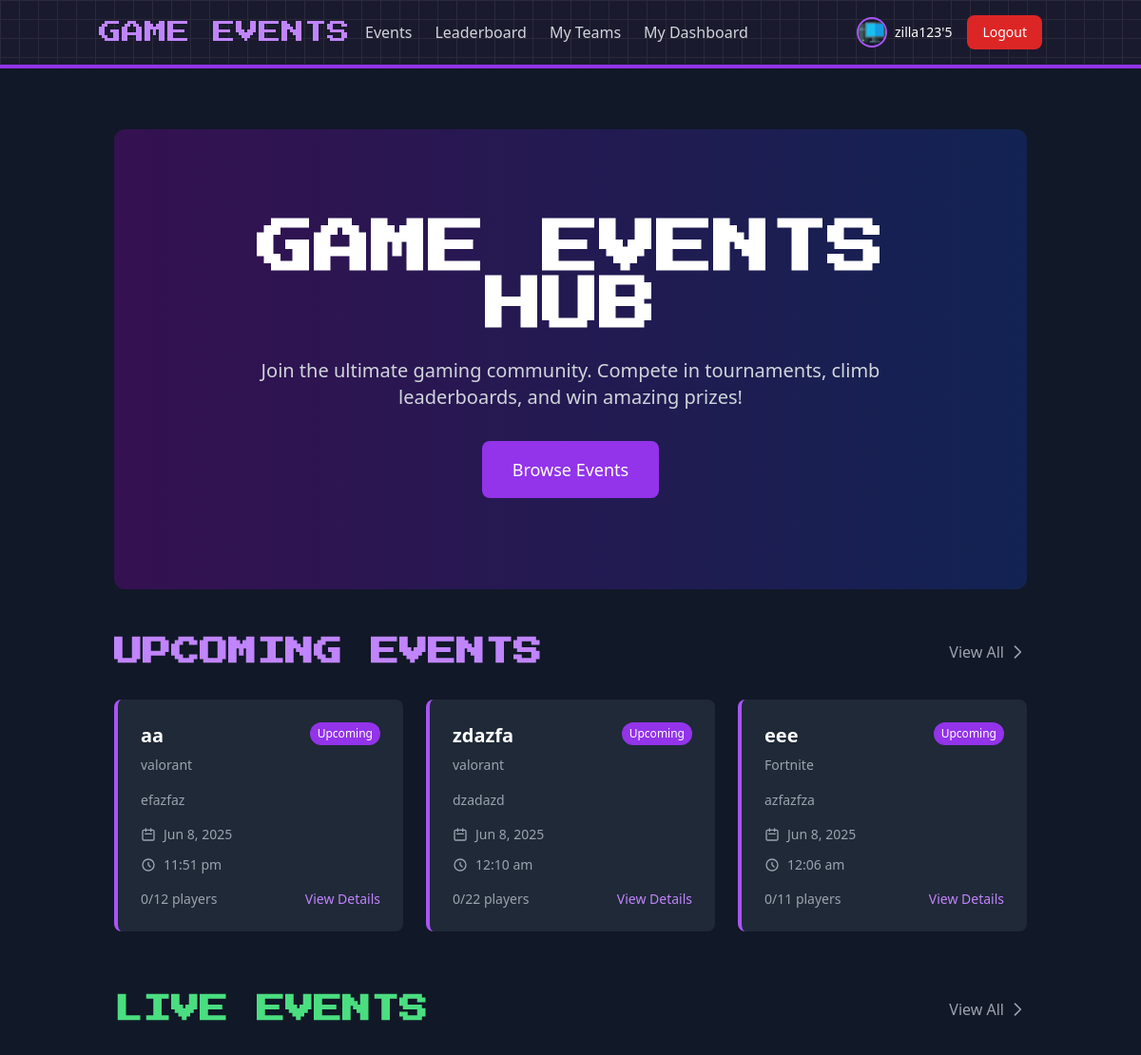
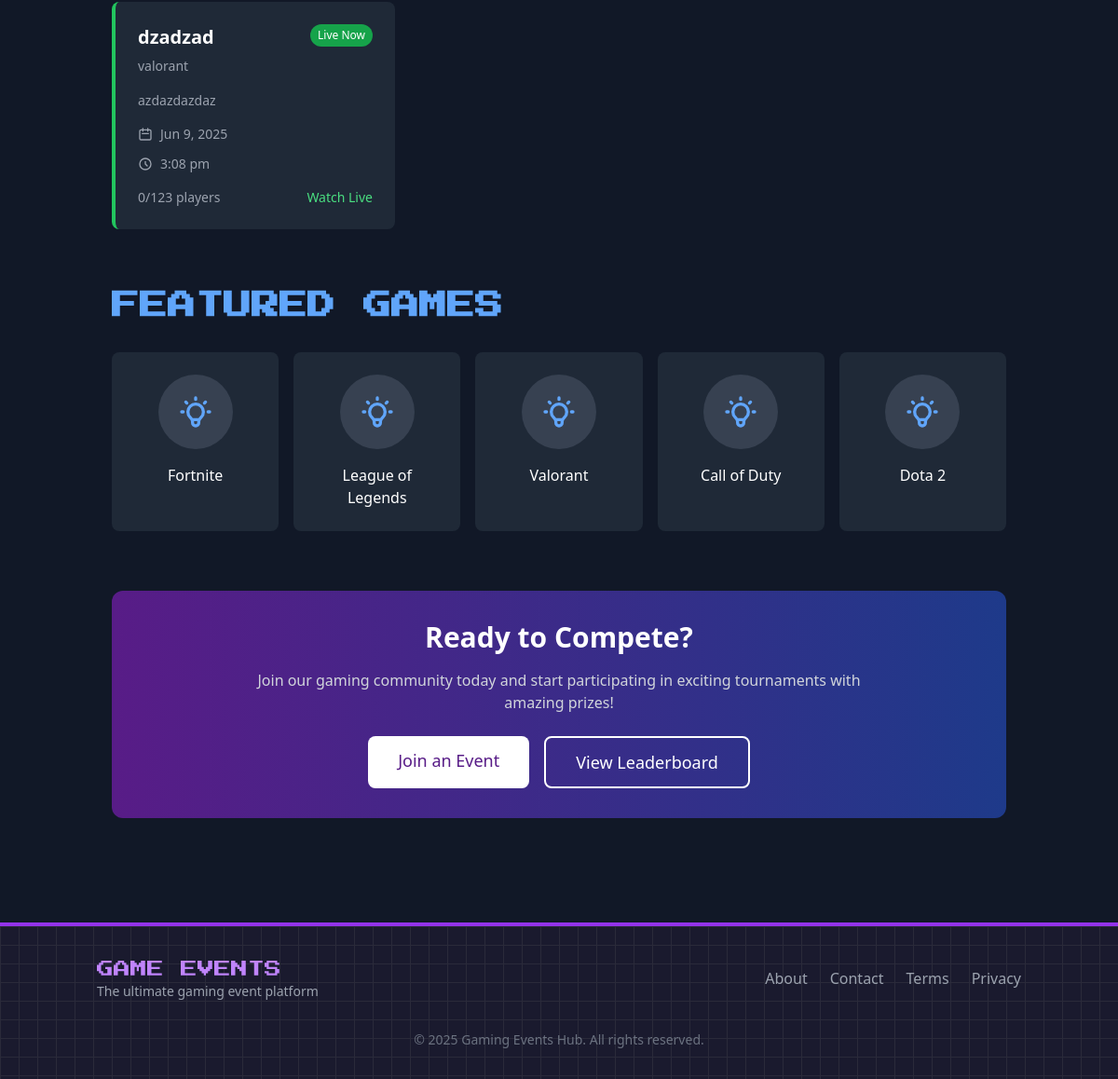
/ (signed in), run on the app's committed database (2 pictures, top to bottom).
### tables this page shows
CREATE TABLE `users` (
  `id` int(11) NOT NULL,
  `username` varchar(50) NOT NULL,
  `email` varchar(100) NOT NULL,
  `password` varchar(255) NOT NULL,
  `role` enum('admin','player','visitor') DEFAULT 'visitor',
  `avatar` varchar(255) DEFAULT 'default.png',
  `created_at` timestamp NOT NULL DEFAULT current_timestamp(),
  `updated_at` timestamp NOT NULL DEFAULT current_timestamp() ON UPDATE current_timestamp()
);

CREATE TABLE `events` (
  `id` int(11) NOT NULL,
  `title` varchar(100) NOT NULL,
  `description` text DEFAULT NULL,
  `game_id` int(11) DEFAULT NULL,
  `start_date` datetime NOT NULL,
  `end_date` datetime NOT NULL,
  `max_participants` int(11) DEFAULT NULL,
  `current_participants` int(11) DEFAULT 0,
  `prize_pool` decimal(10,2) DEFAULT NULL,
  `rules` text DEFAULT NULL,
  `status` enum('upcoming','ongoing','completed','cancelled') DEFAULT 'upcoming',
  `created_by` int(11) DEFAULT NULL,
  `creator` varchar(255) NOT NULL,
  `created_at` timestamp NOT NULL DEFAULT current_timestamp(),
  `updated_at` timestamp NOT NULL DEFAULT current_timestamp() ON UPDATE current_timestamp(),
  `video_url` varchar(255) DEFAULT NULL,
  `video_type` enum('youtube','twitch','custom') DEFAULT NULL,
  `video_thumbnail` varchar(255) DEFAULT NULL
);

CREATE TABLE `games` (
  `id` int(11) NOT NULL,
  `name` varchar(100) NOT NULL,
  `type` varchar(50) DEFAULT NULL,
  `platform` varchar(50) DEFAULT NULL,
  `image` varchar(255) DEFAULT 'default_game.png',
  `created_at` timestamp NOT NULL DEFAULT current_timestamp()
);

### models/User.php (called while the page is built, shortened)
<?php
require_once __DIR__ . '/../config/database.php';
class User
{
    private $db;
    public function __construct()
    {
        global $pdo;
        $this->db = $pdo;
    }
    public function getUserById($id)
    {
        $query = 'SELECT * FROM users WHERE id = :id';
        $stmt = $this->db->prepare($query);
        $stmt->bindParam(':id', $id);
        $stmt->execute();
        return $stmt->fetch(PDO::FETCH_ASSOC);
    }
}

### models/Event.php (called while the page is built, shortened)
<?php
require_once __DIR__ . '/../config/database.php';
class Event
{
    private $db;
    public function __construct()
    {
        global $pdo;
        $this->db = $pdo;
    }
    public function getAllEvents($status = null)
    {
        if ($status !== null) {
            $stmt = $this->db->prepare("
                SELECT e.*, g.name AS game_name
                FROM events e
                INNER JOIN games g ON e.game_id = g.id
                WHERE e.status = ?
                ORDER BY e.start_date DESC
            ");
            $stmt->execute([$status]);
            return $stmt->fetchAll();
        }
    }
}

### index.php (the view, shortened to what this page needs)
<?php
require_once __DIR__ . '/includes/header.php';
$event = new Event();
$upcomingEvents = $event->getAllEvents('upcoming');
$ongoingEvents = $event->getAllEvents('ongoing');
$featuredGames = ['Fortnite', 'League of Legends', 'Valorant', 'Call of Duty', 'Dota 2'];
?>
<div class="max-w-7xl mx-auto px-4 py-8">
    <div class="relative bg-gradient-to-r from-purple-900 to-blue-900 rounded-xl overflow-hidden mb-12">
        <div class="absolute inset-0 bg-black opacity-40"></div>
        <div class="relative px-8 py-16 md:py-24 text-center">
            <h1 class="text-4xl md:text-6xl font-bold font-gaming text-white mb-6">GAME EVENTS HUB</h1>
            <p class="text-xl text-gray-300 max-w-3xl mx-auto mb-8">Join the ultimate gaming community. Compete in tournaments, climb leaderboards, and win amazing prizes!</p>
            <div class="flex flex-col sm:flex-row justify-center gap-4">
                <a href="./views/events.php" class="bg-purple-600 hover:bg-purple-700 text-white px-8 py-4 rounded-lg text-lg font-medium transition transform hover:scale-105">
                    Browse Events
                </a>
            </div>
        </div>
    </div>
    <div class="mb-16">
        <div class="flex justify-between items-center mb-8">
            <h2 class="text-3xl font-bold font-gaming text-purple-400">UPCOMING EVENTS</h2>
            <a href="events.php" class="text-gray-400 hover:text-white transition flex items-center">
                <span>View All</span>
                <svg class="w-5 h-5 ml-1" fill="none" stroke="currentColor" viewBox="0 0 24 24" xmlns="http://www.w3.org/2000/svg">
                    <path stroke-linecap="round" stroke-linejoin="round" stroke-width="2" d="M9 5l7 7-7 7"></path>
                </svg>
            </a>
        </div>
        <?php if (empty($upcomingEvents)): ?>
            <div class="bg-gray-800 rounded-lg p-8 text-center">
                <svg class="w-12 h-12 mx-auto text-gray-500" fill="none" stroke="currentColor" viewBox="0 0 24 24" xmlns="http://www.w3.org/2000/svg">
                    <path stroke-linecap="round" stroke-linejoin="round" stroke-width="2" d="M9.172 16.172a4 4 0 015.656 0M9 10h.01M15 10h.01M21 12a9 9 0 11-18 0 9 9 0 0118 0z"></path>
                </svg>
                <p class="mt-4 text-gray-400">No upcoming events scheduled. Check back later!</p>
            </div>
        <?php else: ?>
            <div class="grid grid-cols-1 md:grid-cols-2 lg:grid-cols-3 gap-6">
                <?php foreach (array_slice($upcomingEvents, 0, 3) as $event): ?>
                    <div class="bg-gray-800 rounded-lg overflow-hidden border-l-4 border-purple-500 hover:border-purple-400 transition transform hover:-translate-y-1">
                        <div class="p-6">
                            <div class="flex justify-between items-start mb-4">
                                <div>
                                    <h3 class="font-bold text-xl mb-1"><?php echo htmlspecialchars($event['title']); ?></h3>
                                    <span class="text-sm text-gray-400"><?php echo htmlspecialchars($event['game_name']); ?></span>
                                </div>
                                <span class="bg-purple-600 text-white px-2 py-1 rounded-full text-xs">Upcoming</span>
                            </div>
                            <p class="text-gray-400 text-sm mb-4 line-clamp-2"><?php echo htmlspecialchars($event['description']); ?></p>
                            <div class="flex items-center text-gray-400 text-sm mb-3">
                                <svg class="w-4 h-4 mr-2" fill="none" stroke="currentColor" viewBox="0 0 24 24" xmlns="http://www.w3.org/2000/svg">
                                    <path stroke-linecap="round" stroke-linejoin="round" stroke-width="2" d="M8 7V3m8 4V3m-9 8h10M5 21h14a2 2 0 002-2V7a2 2 0 00-2-2H5a2 2 0 00-2 2v12a2 2 0 002 2z"></path>
                                </svg>
                                <?php echo date('M j, Y', strtotime($event['start_date'])); ?>
                            </div>
                            <div class="flex items-center text-gray-400 text-sm mb-4">
                                <svg class="w-4 h-4 mr-2" fill="none" stroke="currentColor" viewBox="0 0 24 24" xmlns="http://www.w3.org/2000/svg">
                                    <path stroke-linecap="round" stroke-linejoin="round" stroke-width="2" d="M12 8v4l3 3m6-3a9 9 0 11-18 0 9 9 0 0118 0z"></path>
                                </svg>
                                <?php echo date('g:i a', strtotime($event['start_date'])); ?>
                            </div>
                            <div class="flex justify-between items-center">
                                <span class="text-sm text-gray-400"><?php echo $event['current_participants'] . '/' . $event['max_participants']; ?> players</span>
                                <a href="./views/events.php?id=<?php echo $event['id']; ?>" class="text-purple-400 hover:text-purple-300 text-sm font-medium transition">View Details</a>
                            </div>
                        </div>
                    </div>
                <?php endforeach; ?>
            </div>
        <?php endif; ?>
    </div>
    <?php if (!empty($ongoingEvents)): ?>
        <div class="mb-16">
            <div class="flex justify-between items-center mb-8">
                <h2 class="text-3xl font-bold font-gaming text-green-400">LIVE EVENTS</h2>
                <a href="events.php?status=ongoing" class="text-gray-400 hover:text-white transition flex items-center">
                    <span>View All</span>
                    <svg class="w-5 h-5 ml-1" fill="none" stroke="currentColor" viewBox="0 0 24 24" xmlns="http://www.w3.org/2000/svg">
                        <path stroke-linecap="round" stroke-linejoin="round" stroke-width="2" d="M9 5l7 7-7 7"></path>
                    </svg>
                </a>
            </div>
            <div class="grid grid-cols-1 md:grid-cols-2 lg:grid-cols-3 gap-6">
                <?php foreach (array_slice($ongoingEvents, 0, 3) as $event): ?>
                    <div class="bg-gray-800 rounded-lg overflow-hidden border-l-4 border-green-500 hover:border-green-400 transition transform hover:-translate-y-1">
                        <div class="p-6">
                            <div class="flex justify-between items-start mb-4">
                                <div>
                                    <h3 class="font-bold text-xl mb-1"><?php echo htmlspecialchars($event['title']); ?></h3>
                                    <span class="text-sm text-gray-400"><?php echo htmlspecialchars($event['game_name']); ?></span>
                                </div>
                                <span class="bg-green-600 text-white px-2 py-1 rounded-full text-xs">Live Now</span>
                            </div>
                            <p class="text-gray-400 text-sm mb-4 line-clamp-2"><?php echo htmlspecialchars($event['description']); ?></p>
                            <div class="flex items-center text-gray-400 text-sm mb-3">
                                <svg class="w-4 h-4 mr-2" fill="none" stroke="currentColor" viewBox="0 0 24 24" xmlns="http://www.w3.org/2000/svg">
                                    <path stroke-linecap="round" stroke-linejoin="round" stroke-width="2" d="M8 7V3m8 4V3m-9 8h10M5 21h14a2 2 0 002-2V7a2 2 0 00-2-2H5a2 2 0 00-2 2v12a2 2 0 002 2z"></path>
                                </svg>
                                <?php echo date('M j, Y', strtotime($event['start_date'])); ?>
                            </div>
                            <div class="flex items-center text-gray-400 text-sm mb-4">
                                <svg class="w-4 h-4 mr-2" fill="none" stroke="currentColor" viewBox="0 0 24 24" xmlns="http://www.w3.org/2000/svg">
                                    <path stroke-linecap="round" stroke-linejoin="round" stroke-width="2" d="M12 8v4l3 3m6-3a9 9 0 11-18 0 9 9 0 0118 0z"></path>
                                </svg>
                                <?php echo date('g:i a', strtotime($event['start_date'])); ?>
                            </div>
                            <div class="flex justify-between items-center">
                                <span class="text-sm text-gray-400"><?php echo $event['current_participants'] . '/' . $event['max_participants']; ?> players</span>
                                <a href="<?php echo BASE_URL; ?>views/events.php?id=<?php echo $event['id']; ?>" class="text-green-400 hover:text-green-300 text-sm font-medium transition">Watch Live</a>
                            </div>
                        </div>
                    </div>
                <?php endforeach; ?>
            </div>
        </div>
    <?php endif; ?>
    <div class="mb-16">
        <h2 class="text-3xl font-bold font-gaming text-blue-400 mb-8">FEATURED GAMES</h2>
        <div class="grid grid-cols-2 md:grid-cols-3 lg:grid-cols-5 gap-4">
            <?php foreach ($featuredGames as $game): ?>
                <a href="./views/game_leaderboard.php?game=<?php echo urlencode($game); ?>" class="bg-gray-800 hover:bg-gray-700 rounded-lg p-6 text-center transition transform hover:scale-105">
                    <div class="bg-gray-700 rounded-full w-20 h-20 mx-auto mb-4 flex items-center justify-center">
                    </div>
                    <h3 class="font-medium"><?php echo htmlspecialchars($game); ?></h3>
                </a>
            <?php endforeach; ?>
        </div>
    </div>
    <div class="bg-gradient-to-r from-purple-900 to-blue-900 rounded-xl p-8 text-center">
        <h2 class="text-2xl md:text-3xl font-bold text-white mb-4">Ready to Compete?</h2>
        <p class="text-gray-300 max-w-2xl mx-auto mb-6">Join our gaming community today and start participating in exciting tournaments with amazing prizes!</p>
        <div class="flex flex-col sm:flex-row justify-center gap-4">
            <?php if (!isset($_SESSION['user_id'])): ?>
                <a href="register.php" class="bg-white hover:bg-gray-200 text-purple-900 px-8 py-3 rounded-lg text-lg font-medium transition transform hover:scale-105">
                    Sign Up Now
                </a>
                <a href="events.php" class="bg-transparent border-2 border-white hover:bg-white hover:bg-opacity-10 text-white px-8 py-3 rounded-lg text-lg font-medium transition transform hover:scale-105">
                    Browse Events
                </a>
            <?php else: ?>
                <a href="events.php" class="bg-white hover:bg-gray-200 text-purple-900 px-8 py-3 rounded-lg text-lg font-medium transition transform hover:scale-105">
                    Join an Event
                </a>
                <a href="leaderboard.php" class="bg-transparent border-2 border-white hover:bg-white hover:bg-opacity-10 text-white px-8 py-3 rounded-lg text-lg font-medium transition transform hover:scale-105">
                    View Leaderboard
                </a>
            <?php endif; ?>
        </div>
    </div>
</div>
<?php include __DIR__ . '/includes/footer.php'; ?>

### includes/header.php (shortened to what this page needs)
<?php
require_once __DIR__ . '/../config/database.php';
require_once __DIR__ . '/../models/User.php';
require_once __DIR__ . '/../models/Event.php';
$user = new User();
$isLoggedIn = isset($_SESSION['user_id']);
$currentUser = null;
if ($isLoggedIn) {
    $currentUser = $user->getUserById($_SESSION['user_id']);
}
?>
<!DOCTYPE html>
<html lang="en">
<head>
    <script src="https://cdn.tailwindcss.com"></script>
</head>
<body class="bg-gray-900 text-white min-h-screen">
    <header class="bg-pixel border-b-4 border-purple-600">
        <div class="container mx-auto px-4 py-4">
            <div class="flex justify-between items-center">
                <div class="flex items-center space-x-4">
                    <a href="<?php echo BASE_URL; ?>" class="font-gaming text-2xl text-purple-400 hover:text-purple-300 transition">GAME EVENTS</a>
                    <nav class="hidden md:flex space-x-6">
                        <a href="<?php echo BASE_URL; ?>views/events.php" class="text-gray-300 hover:text-white transition">Events</a>
                        <a href="<?php echo BASE_URL; ?>views/leaderboard.php" class="text-gray-300 hover:text-white transition">Leaderboard</a>
                        <a href="<?php echo BASE_URL; ?>views/player/teams.php" class="text-gray-300 hover:text-white transition">My Teams</a>
                        <?php if ($isLoggedIn && $currentUser && $currentUser['role'] === 'player'): ?>
                            <a href="<?php echo BASE_URL; ?>views/player/dashboard.php" class="text-gray-300 hover:text-white transition">My Dashboard</a>
                        <?php endif; ?>
                    </nav>
                </div>
                <div class="flex items-center space-x-4">
                    <?php if ($isLoggedIn && $currentUser): ?>
                        <div class="flex items-center space-x-2">
                            <img src="<?php echo BASE_URL . 'assets/images/avatars/' . htmlspecialchars($currentUser['avatar'] ?? 'default.png'); ?>"
                                 alt="Avatar" class="w-8 h-8 rounded-full border-2 border-purple-500">
                            <span class="text-sm"><?php echo htmlspecialchars($currentUser['username']); ?></span>
                        </div>
                        <a href="<?php echo BASE_URL; ?>views/auth/logout.php" class="bg-red-600 hover:bg-red-700 px-4 py-2 rounded-lg text-sm font-medium transition">Logout</a>
                    <?php endif; ?>
                </div>
            </div>
        </div>
    </header>
    <main class="container mx-auto px-4 py-8">

### includes/header.php (style rules this page uses)
.font-gaming { font-family: 'Press Start 2P', cursive; }
.bg-pixel { background-color: #1a1a2e; background-image: linear-gradient(#2a2a3a 1px, transparent 1px), linear-gradient(90deg, #2a2a3a 1px, transparent 1px); background-size: 20px 20px; }

### data on the page
users: avatar (placeholder picture), username "zilla123'5"
events: title "aa", game.name "valorant", description "efazfaz", start_date "Jun 8, 2025", start_date "11:51 pm", current_participants "0", max_participants "12"
events: title "zdazfa", game.name "valorant", description "dzadazd", start_date "Jun 8, 2025", start_date "12:10 am", current_participants "0", max_participants "22"
events: title "eee", game.name "Fortnite", description "azfazfza", start_date "Jun 8, 2025", start_date "12:06 am", current_participants "0", max_participants "11"
events: title "dzadzad", game.name "valorant", description "azdazdazdaz", start_date "Jun 9, 2025", start_date "3:08 pm", current_participants "0", max_participants "123"

### other printed values
$game "Fortnite"
$game "League of Legends"
$game "Valorant"
$game "Call of Duty"
$game "Dota 2"
